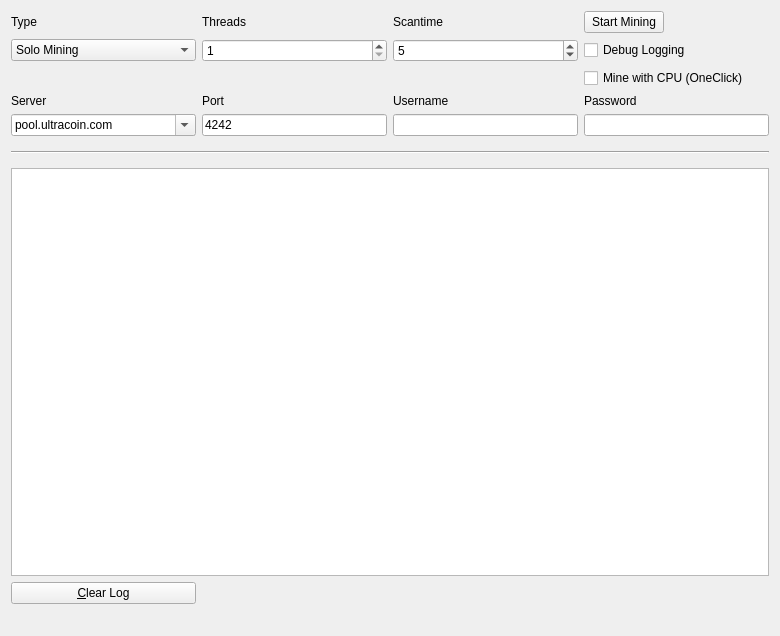
<?xml version="1.0" encoding="UTF-8"?>
<ui version="4.0">
 <class>MiningPage</class>
 <widget class="QWidget" name="MiningPage">
  <property name="geometry">
   <rect>
    <x>0</x>
    <y>0</y>
    <width>780</width>
    <height>636</height>
   </rect>
  </property>
  <property name="windowTitle">
   <string>Mining</string>
  </property>
  <layout class="QGridLayout" name="gridLayout">
   <property name="sizeConstraint">
    <enum>QLayout::SetMaximumSize</enum>
   </property>
   <item row="20" column="1" colspan="2">
    <widget class="QLabel" name="shareCount">
     <property name="font">
      <font>
       <pointsize>10</pointsize>
       <weight>75</weight>
       <bold>true</bold>
      </font>
     </property>
     <property name="text">
      <string/>
     </property>
    </widget>
   </item>
   <item row="17" column="1" colspan="4">
    <widget class="QListWidget" name="list">
     <property name="autoScrollMargin">
      <number>100000</number>
     </property>
     <property name="dragDropMode">
      <enum>QAbstractItemView::DragOnly</enum>
     </property>
     <property name="selectionMode">
      <enum>QAbstractItemView::NoSelection</enum>
     </property>
     <property name="movement">
      <enum>QListView::Snap</enum>
     </property>
     <property name="batchSize">
      <number>10</number>
     </property>
    </widget>
   </item>
   <item row="20" column="3" colspan="2">
    <widget class="QLabel" name="mineSpeedLabel">
     <property name="sizePolicy">
      <sizepolicy hsizetype="Preferred" vsizetype="Preferred">
       <horstretch>0</horstretch>
       <verstretch>0</verstretch>
      </sizepolicy>
     </property>
     <property name="font">
      <font>
       <pointsize>10</pointsize>
       <weight>75</weight>
       <bold>true</bold>
      </font>
     </property>
     <property name="text">
      <string/>
     </property>
     <property name="alignment">
      <set>Qt::AlignRight|Qt::AlignTrailing|Qt::AlignVCenter</set>
     </property>
    </widget>
   </item>
   <item row="6" column="3">
    <widget class="QSpinBox" name="scantimeBox">
     <property name="enabled">
      <bool>true</bool>
     </property>
     <property name="minimum">
      <number>1</number>
     </property>
     <property name="value">
      <number>5</number>
     </property>
    </widget>
   </item>
   <item row="6" column="4">
    <widget class="QCheckBox" name="debugCheckBox">
     <property name="text">
      <string>Debug Logging</string>
     </property>
    </widget>
   </item>
   <item row="6" column="2">
    <widget class="QSpinBox" name="threadsBox">
     <property name="enabled">
      <bool>true</bool>
     </property>
     <property name="minimum">
      <number>1</number>
     </property>
     <property name="value">
      <number>1</number>
     </property>
    </widget>
   </item>
   <item row="10" column="4">
    <widget class="QLineEdit" name="passwordLine">
     <property name="enabled">
      <bool>true</bool>
     </property>
    </widget>
   </item>
   <item row="3" column="2">
    <widget class="QLabel" name="threadsLabel">
     <property name="enabled">
      <bool>true</bool>
     </property>
     <property name="text">
      <string>Threads</string>
     </property>
    </widget>
   </item>
   <item row="7" column="4">
    <widget class="QCheckBox" name="mineWithCPUCheckBox">
     <property name="text">
      <string>Mine with CPU (OneClick)</string>
     </property>
    </widget>
   </item>
   <item row="6" column="1">
    <widget class="QComboBox" name="typeBox">
     <property name="editable">
      <bool>false</bool>
     </property>
     <property name="currentIndex">
      <number>0</number>
     </property>
     <item>
      <property name="text">
       <string>Solo Mining</string>
      </property>
     </item>
     <item>
      <property name="text">
       <string>Pool Mining</string>
      </property>
     </item>
     <item>
      <property name="text">
       <string>One Click</string>
      </property>
     </item>
    </widget>
   </item>
   <item row="8" column="3">
    <widget class="QLabel" name="usernameLabel">
     <property name="enabled">
      <bool>true</bool>
     </property>
     <property name="text">
      <string>Username</string>
     </property>
    </widget>
   </item>
   <item row="3" column="1">
    <widget class="QLabel" name="typeLabel">
     <property name="text">
      <string>Type</string>
     </property>
    </widget>
   </item>
   <item row="10" column="2">
    <widget class="QLineEdit" name="portLine">
     <property name="enabled">
      <bool>true</bool>
     </property>
     <property name="text">
      <string>4242</string>
     </property>
     <property name="value" stdset="0">
      <number>4242</number>
     </property>
    </widget>
   </item>
   <item row="8" column="1">
    <widget class="QLabel" name="serverLabel">
     <property name="enabled">
      <bool>true</bool>
     </property>
     <property name="text">
      <string>Server</string>
     </property>
    </widget>
   </item>
   <item row="10" column="1">
    <widget class="QComboBox" name="serverLine">
     <property name="sizePolicy">
      <sizepolicy hsizetype="Expanding" vsizetype="Fixed">
       <horstretch>0</horstretch>
       <verstretch>0</verstretch>
      </sizepolicy>
     </property>
     <property name="autoFillBackground">
      <bool>true</bool>
     </property>
     <property name="editable">
      <bool>true</bool>
     </property>
     <property name="currentText">
      <string>pool.ultracoin.net</string>
     </property>
     <item>
      <property name="text">
       <string>pool.ultracoin.com</string>
      </property>
     </item>
    </widget>
   </item>
   <item row="12" column="1" colspan="4">
    <widget class="Line" name="line">
     <property name="sizePolicy">
      <sizepolicy hsizetype="Minimum" vsizetype="Fixed">
       <horstretch>0</horstretch>
       <verstretch>0</verstretch>
      </sizepolicy>
     </property>
     <property name="minimumSize">
      <size>
       <width>0</width>
       <height>20</height>
      </size>
     </property>
     <property name="orientation">
      <enum>Qt::Horizontal</enum>
     </property>
    </widget>
   </item>
   <item row="8" column="4">
    <widget class="QLabel" name="passwordLabel">
     <property name="enabled">
      <bool>true</bool>
     </property>
     <property name="text">
      <string>Password</string>
     </property>
    </widget>
   </item>
   <item row="3" column="3">
    <widget class="QLabel" name="scantimeLabel">
     <property name="enabled">
      <bool>true</bool>
     </property>
     <property name="layoutDirection">
      <enum>Qt::LeftToRight</enum>
     </property>
     <property name="text">
      <string>Scantime</string>
     </property>
    </widget>
   </item>
   <item row="8" column="2">
    <widget class="QLabel" name="portLabel">
     <property name="enabled">
      <bool>true</bool>
     </property>
     <property name="text">
      <string>Port</string>
     </property>
    </widget>
   </item>
   <item row="10" column="3">
    <widget class="QLineEdit" name="usernameLine">
     <property name="enabled">
      <bool>true</bool>
     </property>
     <property name="text">
      <string/>
     </property>
    </widget>
   </item>
   <item row="3" column="4">
    <widget class="QPushButton" name="startButton">
     <property name="sizePolicy">
      <sizepolicy hsizetype="Fixed" vsizetype="Fixed">
       <horstretch>0</horstretch>
       <verstretch>0</verstretch>
      </sizepolicy>
     </property>
     <property name="text">
      <string>Start Mining</string>
     </property>
    </widget>
   </item>
   <item row="19" column="1">
    <widget class="QPushButton" name="clearLogButton">
     <property name="layoutDirection">
      <enum>Qt::LeftToRight</enum>
     </property>
     <property name="text">
      <string>&amp;Clear Log</string>
     </property>
    </widget>
   </item>
  </layout>
 </widget>
 <layoutdefault spacing="6" margin="11"/>
 <tabstops>
  <tabstop>startButton</tabstop>
  <tabstop>typeBox</tabstop>
  <tabstop>threadsBox</tabstop>
  <tabstop>scantimeBox</tabstop>
  <tabstop>portLine</tabstop>
  <tabstop>usernameLine</tabstop>
  <tabstop>passwordLine</tabstop>
  <tabstop>debugCheckBox</tabstop>
  <tabstop>list</tabstop>
 </tabstops>
 <resources/>
 <connections/>
</ui>
